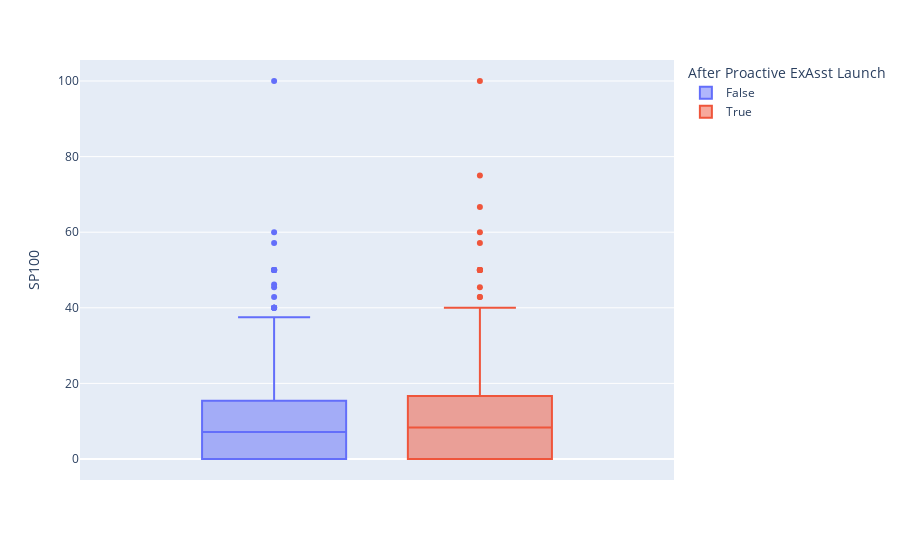

The cell this chart's notebook holds for it:
### Code cell
metric = {'SP100':['Total_Accepted','Total_Eligible']}
metric

weekly_summary = df_daily.copy()
weekly_summary = add_conditionals(weekly_summary)
weekly_summary['Week'] = weekly_summary['Date'].dt.isocalendar().week
weekly_summary['SP100']=100*weekly_summary['Total_Accepted']/weekly_summary['Total_Eligible']
weekly_summary['After Proactive ExAsst Launch']=weekly_summary['After Proactive ExAsst Launch'].astype(bool)
px.box(weekly_summary,y='SP100',color='After Proactive ExAsst Launch')

# weekly_summary = pd.pivot_table(weekly_summary,index='Date',aggfunc=sum,columns='Test Group After Launch',values=['Total_Accepted','Total_Eligible'])
# weekly_summary=weekly_summary['Total_Accepted']/weekly_summary['Total_Eligible']
# weekly_summary = weekly_summary*100
# # weekly_summary['Proactive Average'] = weekly_summary['Proactive'].mean()
# px.line(weekly_summary,title='SP100').update_layout(yaxis_title="SP100")

### Figure 1 — Plotly figure (JSON) as saved in the notebook; plotly's stock layout.template omitted (floating-point values rounded to 4 significant figures; data arrays with more than 128 entries replaced by an {"elided": "..."} marker saying what was removed)
{"data": [{"alignmentgroup": "True", "hovertemplate": "After Proactive ExAsst Launch=False<br>SP100=%{y}<extra></extra>", "legendgroup": "False", "marker": {"color": "#636efa"}, "name": "False", "notched": false, "offsetgroup": "False", "orientation": "v", "showlegend": true, "type": "box", "x0": " ", "xaxis": "x", "y": {"elided": "1069 float values"}, "y0": " ", "yaxis": "y"}, {"alignmentgroup": "True", "hovertemplate": "After Proactive ExAsst Launch=True<br>SP100=%{y}<extra></extra>", "legendgroup": "True", "marker": {"color": "#EF553B"}, "name": "True", "notched": false, "offsetgroup": "True", "orientation": "v", "showlegend": true, "type": "box", "x0": " ", "xaxis": "x", "y": {"elided": "457 float values"}, "y0": " ", "yaxis": "y"}], "layout": {"boxmode": "group", "legend": {"title": {"text": "After Proactive ExAsst Launch"}, "tracegroupgap": 0}, "margin": {"t": 60}, "xaxis": {"anchor": "y", "domain": [0, 1]}, "yaxis": {"anchor": "x", "domain": [0, 1], "title": {"text": "SP100"}}}}
